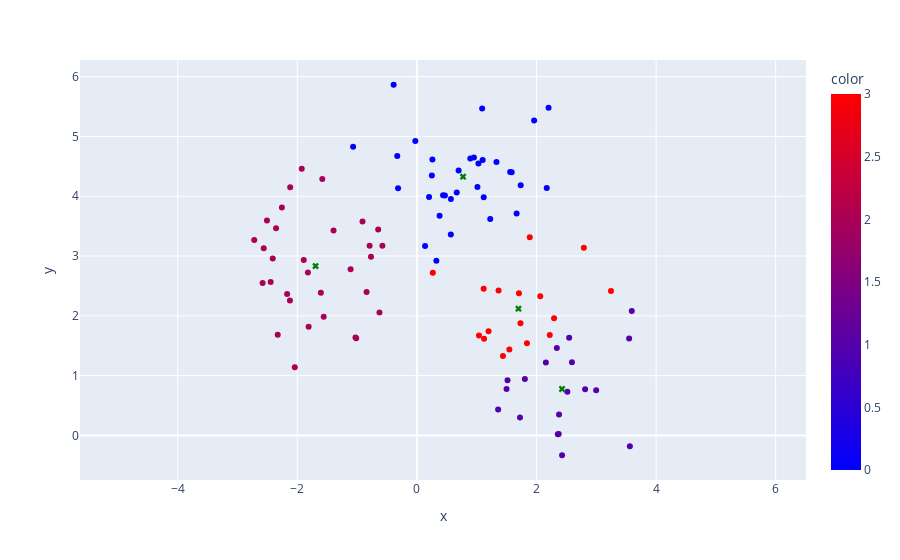

The notebook cell this image was saved under:
### Code cell
kmeans = KMeans(n_clusters=4, n_init=10)
kmeans.fit(X)
fig = px.scatter(
    x=X[:, 0],
    y=X[:, 1],
    color=kmeans.labels_,
    color_continuous_scale=px.colors.sequential.Bluered,
)
fig.add_scatter(
    x=kmeans.cluster_centers_[:, 0],
    y=kmeans.cluster_centers_[:, 1],
    mode="markers",
    marker=go.scatter.Marker({"symbol": "x", "color": "green"}),
)
fig.update_layout(showlegend=False)
fig.update_yaxes(
    scaleanchor="x",
    scaleratio=1,
)
fig.show()

### Figure 1 — Plotly figure (JSON) as saved in the notebook; plotly's stock layout.template omitted (floating-point values rounded to 4 significant figures)
{"data": [{"hovertemplate": "x=%{x}<br>y=%{y}<br>color=%{marker.color}<extra></extra>", "legendgroup": "", "marker": {"color": [1, 0, 1, 0, 0, 0, 2, 2, 1, 0, 0, 0, 1, 0, 2, 1, 2, 0, 2, 2, 2, 2, 2, 3, 3, 1, 3, 3, 2, 2, 0, 3, 1, 0, 2, 0, 0, 1, 1, 2, 2, 1, 3, 0, 0, 0, 1, 1, 2, 2, 0, 3, 0, 3, 2, 2, 1, 3, 0, 1, 3, 2, 2, 2, 2, 3, 0, 2, 1, 0, 2, 3, 0, 1, 3, 3, 0, 0, 2, 1, 0, 0, 3, 0, 3, 0, 0, 0, 1, 0, 3, 1, 2, 2, 2, 2, 0, 0, 2, 2], "coloraxis": "coloraxis", "symbol": "circle"}, "mode": "markers", "name": "", "orientation": "v", "showlegend": false, "type": "scatter", "x": [2.517, 0.2599, 2.813, -0.3148, 0.1374, 0.6979, -2.445, -0.7674, 2.593, 0.4688, 1.56, 1.961, 2.428, 2.202, -2.123, 3.549, -1.606, 0.3258, -1.581, -2.41, -2.042, -1.558, -1.015, 0.266, 1.199, 2.157, 1.439, 1.123, -1.822, -0.9095, 1.092, 3.246, 1.724, 2.172, -1.891, 0.3796, 0.8937, 1.516, 2.34, -2.119, -0.6256, 2.377, 2.294, -0.3887, 1.1, 0.5685, 1.359, 1.5, -2.257, -1.108, 0.2037, 1.547, 0.2504, 2.222, -1.925, -0.8414, 2.998, 2.064, 1.013, 3.562, 1.039, -2.561, -2.17, -1.394, -2.72, 1.733, 1.585, -2.327, 1.806, 1.736, -0.7902, 2.792, -1.066, 3.594, 1.366, 1.888, 1.118, 0.4383, -1.81, 2.356, -0.02597, 1.029, 1.841, -0.3279, 1.117, 1.331, 0.9537, 0.5676, 2.547, 0.6664, 1.707, 2.372, -0.6472, -2.354, -2.58, -0.5765, 1.227, 1.668, -1.027, -2.507], "xaxis": "x", "y": [0.731, 4.613, 0.7737, 4.134, 3.168, 4.429, 2.568, 2.988, 1.224, 4.014, 4.407, 5.266, -0.3313, 5.479, 2.257, 1.622, 2.387, 2.923, 4.289, 2.96, 1.139, 1.983, 1.624, 2.719, 1.741, 1.219, 1.329, 1.618, 2.726, 3.577, 5.467, 2.414, 0.2997, 4.14, 2.932, 3.673, 4.632, 0.9231, 1.463, 4.152, 2.054, 0.3498, 1.959, 5.864, 4.606, 3.953, 0.4346, 0.778, 3.811, 2.781, 3.987, 1.439, 4.345, 1.679, 4.462, 2.397, 0.7537, 2.326, 4.154, -0.1805, 1.673, 3.132, 2.366, 3.426, 3.269, 1.876, 4.401, 1.682, 0.9426, 4.183, 3.173, 3.14, 4.827, 2.082, 2.426, 3.316, 3.982, 4.016, 1.818, 0.01814, 4.926, 4.546, 1.54, 4.674, 2.453, 4.571, 4.646, 3.359, 1.635, 4.062, 2.377, 0.02321, 3.442, 3.463, 2.549, 3.171, 3.621, 3.71, 1.636, 3.593], "yaxis": "y"}, {"marker": {"color": "green", "symbol": "x"}, "mode": "markers", "type": "scatter", "x": [0.7722, 2.427, -1.694, 1.699], "y": [4.327, 0.7769, 2.832, 2.119]}], "layout": {"coloraxis": {"colorbar": {"title": {"text": "color"}}, "colorscale": [[0, "rgb(0,0,255)"], [1, "rgb(255,0,0)"]]}, "legend": {"tracegroupgap": 0}, "margin": {"t": 60}, "showlegend": false, "xaxis": {"anchor": "y", "domain": [0, 1], "title": {"text": "x"}}, "yaxis": {"anchor": "x", "domain": [0, 1], "scaleanchor": "x", "scaleratio": 1, "title": {"text": "y"}}}}
